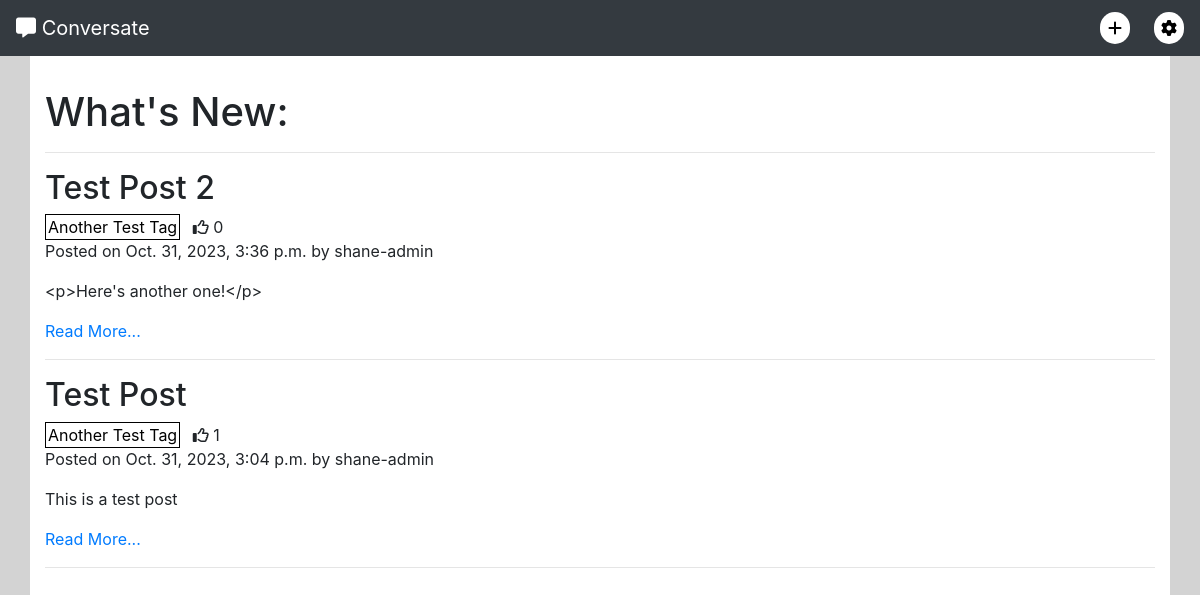
The app's page /, older data.
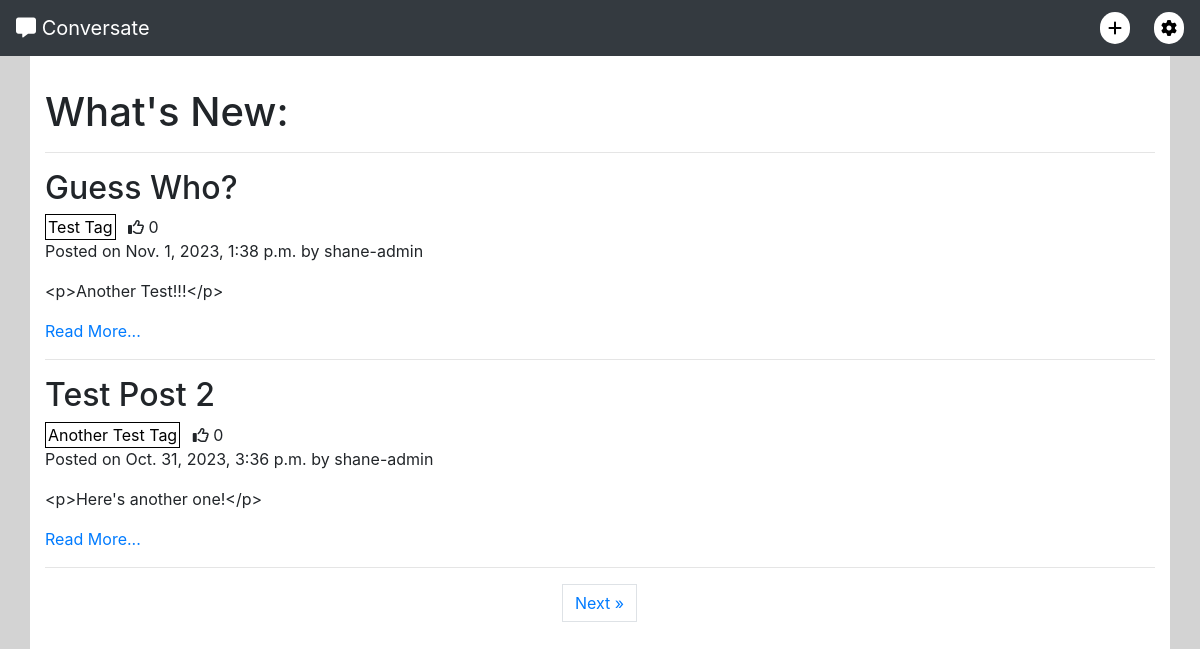
The same page, newer data.
### forum/models.py (models this page shows, shortened)
class Post(models.Model):
    title = models.CharField(max_length=200)
    slug = models.SlugField(max_length=200, unique=True)
    tag = models.ForeignKey(Tag, on_delete=models.CASCADE, related_name='tagged_posts')
    posted_by = models.ForeignKey(User, on_delete=models.CASCADE, related_name='added_posts')
    posted_on = models.DateTimeField(auto_now_add=True)
    content = models.TextField()
    edited = models.BooleanField(default=False)
    likes = models.ManyToManyField(User, related_name='post_likes', blank=True)
    approved = models.BooleanField(default=False)
    class Meta:
        ordering = ['-posted_on']
    def number_of_likes(self):
        return self.likes.count()

class Tag(models.Model):
    name = models.CharField(max_length=30, unique=True)
    def __str__(self):
        return self.name

### forum/views.py (the view)
# urls.py: path('', views.PostList.as_view(), name='home'),
class PostList(generic.ListView):
    model = Post
    queryset = Post.objects.order_by('-posted_on')
    template_name = 'index.html'
    paginate_by = 2

### templates/index.html (shortened to what this page needs)
{% extends "base.html" %}
{% block content %}
<h1>What's New:</h1>
<hr>
{% for post in post_list %}
    <div class="row post">
        <div class="post-title col-12">
            <h2>{{ post.title }}</h2>
        </div>
        <div class="col-12">
            <a href="#" class="tag">{{ post.tag }}</a>
            <i class="fa-regular fa-thumbs-up"></i>
            {{ post.number_of_likes }}
        </div>
        <div class="col-12">
            <p>Posted on {{ post.posted_on }} by {{ post.posted_by }}</p>
            <p>{{ post.content }}</p>
            <a href="">Read More...</a>
        </div>
    </div>
    <hr>
{% endfor %}
{% if is_paginated %}
<nav aria-label="Page navigation">
    <ul class="pagination justify-content-center">
        {% if page_obj.has_next %}
        <li><a href="?page={{ page_obj.next_page_number }}" class="page-link"> Next &raquo;</a></li>
        {% endif %}
    </ul>
</nav>
{% endif %}
{% endblock content %}

Row changes from the older to the newer data that the page shows:
no longer on this page (row unchanged): Post: title "Test Post", tag "Another Test Tag", number_of_likes "1", posted_on "Oct. 31, 2023, 3:04 p.m.", posted_by "shane-admin", content "This is a test post"
added Post: title "Guess Who?", tag "Test Tag", number_of_likes "0", posted_on "Nov. 1, 2023, 1:38 p.m.", posted_by "shane-admin", content "<p>Another Test!!!</p>"
Text that changed along with them:
text now shown: "Next »"
